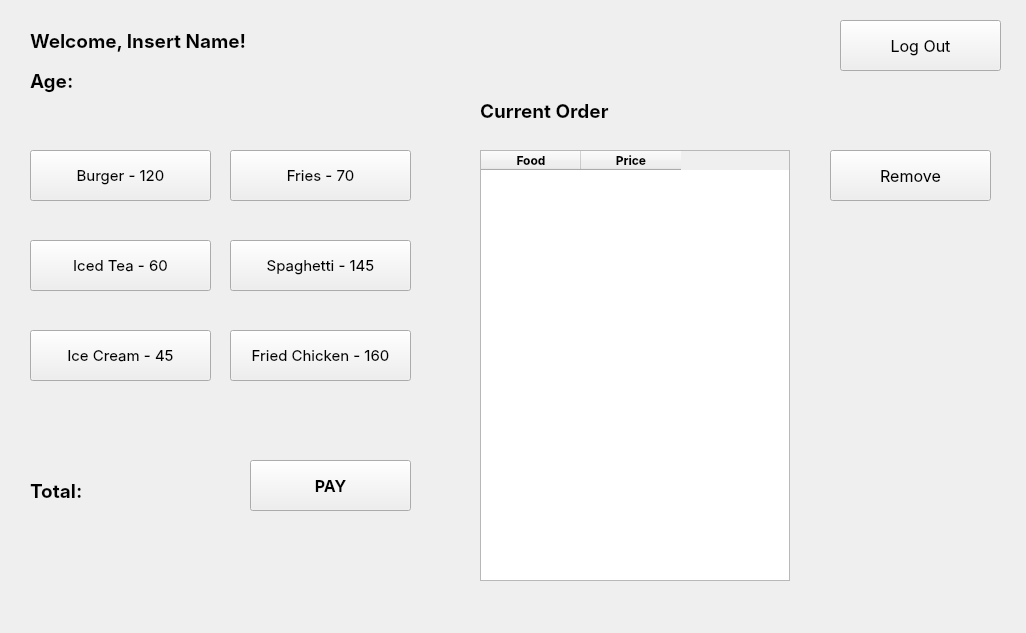
<?xml version="1.0" encoding="UTF-8"?>
<ui version="4.0">
 <class>Form</class>
 <widget class="QWidget" name="Form">
  <property name="geometry">
   <rect>
    <x>0</x>
    <y>0</y>
    <width>1026</width>
    <height>633</height>
   </rect>
  </property>
  <property name="windowTitle">
   <string>Form</string>
  </property>
  <widget class="QLabel" name="welcomePhrase">
   <property name="geometry">
    <rect>
     <x>30</x>
     <y>10</y>
     <width>671</width>
     <height>61</height>
    </rect>
   </property>
   <property name="font">
    <font>
     <family>Inter</family>
     <pointsize>14</pointsize>
     <weight>75</weight>
     <bold>true</bold>
    </font>
   </property>
   <property name="text">
    <string>Welcome, Insert Name!</string>
   </property>
   <property name="alignment">
    <set>Qt::AlignLeading|Qt::AlignLeft|Qt::AlignVCenter</set>
   </property>
  </widget>
  <widget class="QPushButton" name="logoutBtn">
   <property name="geometry">
    <rect>
     <x>840</x>
     <y>20</y>
     <width>161</width>
     <height>51</height>
    </rect>
   </property>
   <property name="font">
    <font>
     <family>Inter</family>
     <pointsize>12</pointsize>
    </font>
   </property>
   <property name="text">
    <string>Log Out</string>
   </property>
  </widget>
  <widget class="QLabel" name="ageShow">
   <property name="geometry">
    <rect>
     <x>30</x>
     <y>50</y>
     <width>291</width>
     <height>61</height>
    </rect>
   </property>
   <property name="font">
    <font>
     <family>Inter</family>
     <pointsize>14</pointsize>
     <weight>75</weight>
     <bold>true</bold>
    </font>
   </property>
   <property name="text">
    <string>Age: </string>
   </property>
   <property name="alignment">
    <set>Qt::AlignLeading|Qt::AlignLeft|Qt::AlignVCenter</set>
   </property>
  </widget>
  <widget class="QTableWidget" name="currentOrders">
   <property name="geometry">
    <rect>
     <x>480</x>
     <y>150</y>
     <width>310</width>
     <height>431</height>
    </rect>
   </property>
   <property name="minimumSize">
    <size>
     <width>252</width>
     <height>0</height>
    </size>
   </property>
   <column>
    <property name="text">
     <string>Food</string>
    </property>
    <property name="font">
     <font>
      <family>Inter</family>
      <weight>75</weight>
      <bold>true</bold>
     </font>
    </property>
   </column>
   <column>
    <property name="text">
     <string>Price</string>
    </property>
    <property name="font">
     <font>
      <family>Inter</family>
      <weight>75</weight>
      <bold>true</bold>
     </font>
    </property>
   </column>
  </widget>
  <widget class="QPushButton" name="burgerBtn">
   <property name="geometry">
    <rect>
     <x>30</x>
     <y>150</y>
     <width>181</width>
     <height>51</height>
    </rect>
   </property>
   <property name="font">
    <font>
     <family>Inter</family>
     <pointsize>11</pointsize>
    </font>
   </property>
   <property name="text">
    <string>Burger - 120</string>
   </property>
  </widget>
  <widget class="QPushButton" name="friesBtn">
   <property name="geometry">
    <rect>
     <x>230</x>
     <y>150</y>
     <width>181</width>
     <height>51</height>
    </rect>
   </property>
   <property name="font">
    <font>
     <family>Inter</family>
     <pointsize>11</pointsize>
    </font>
   </property>
   <property name="text">
    <string>Fries - 70</string>
   </property>
  </widget>
  <widget class="QPushButton" name="spagBtn">
   <property name="geometry">
    <rect>
     <x>230</x>
     <y>240</y>
     <width>181</width>
     <height>51</height>
    </rect>
   </property>
   <property name="font">
    <font>
     <family>Inter</family>
     <pointsize>11</pointsize>
    </font>
   </property>
   <property name="text">
    <string>Spaghetti - 145</string>
   </property>
  </widget>
  <widget class="QPushButton" name="icedTeaBtn">
   <property name="geometry">
    <rect>
     <x>30</x>
     <y>240</y>
     <width>181</width>
     <height>51</height>
    </rect>
   </property>
   <property name="font">
    <font>
     <family>Inter</family>
     <pointsize>11</pointsize>
    </font>
   </property>
   <property name="text">
    <string>Iced Tea - 60</string>
   </property>
  </widget>
  <widget class="QPushButton" name="iceCreamBtn">
   <property name="geometry">
    <rect>
     <x>30</x>
     <y>330</y>
     <width>181</width>
     <height>51</height>
    </rect>
   </property>
   <property name="font">
    <font>
     <family>Inter</family>
     <pointsize>11</pointsize>
    </font>
   </property>
   <property name="text">
    <string>Ice Cream - 45</string>
   </property>
  </widget>
  <widget class="QPushButton" name="chickenBtn">
   <property name="geometry">
    <rect>
     <x>230</x>
     <y>330</y>
     <width>181</width>
     <height>51</height>
    </rect>
   </property>
   <property name="font">
    <font>
     <family>Inter</family>
     <pointsize>11</pointsize>
    </font>
   </property>
   <property name="text">
    <string>Fried Chicken - 160</string>
   </property>
  </widget>
  <widget class="QLabel" name="totalShow">
   <property name="geometry">
    <rect>
     <x>30</x>
     <y>460</y>
     <width>241</width>
     <height>61</height>
    </rect>
   </property>
   <property name="font">
    <font>
     <family>Inter</family>
     <pointsize>14</pointsize>
     <weight>75</weight>
     <bold>true</bold>
    </font>
   </property>
   <property name="text">
    <string>Total:</string>
   </property>
   <property name="alignment">
    <set>Qt::AlignLeading|Qt::AlignLeft|Qt::AlignVCenter</set>
   </property>
  </widget>
  <widget class="QPushButton" name="payBtn">
   <property name="geometry">
    <rect>
     <x>250</x>
     <y>460</y>
     <width>161</width>
     <height>51</height>
    </rect>
   </property>
   <property name="font">
    <font>
     <family>Inter</family>
     <pointsize>12</pointsize>
     <weight>75</weight>
     <bold>true</bold>
    </font>
   </property>
   <property name="text">
    <string>PAY</string>
   </property>
  </widget>
  <widget class="QPushButton" name="removeBtn">
   <property name="geometry">
    <rect>
     <x>830</x>
     <y>150</y>
     <width>161</width>
     <height>51</height>
    </rect>
   </property>
   <property name="font">
    <font>
     <family>Inter</family>
     <pointsize>12</pointsize>
     <weight>50</weight>
     <bold>false</bold>
    </font>
   </property>
   <property name="text">
    <string>Remove</string>
   </property>
  </widget>
  <widget class="QLabel" name="orderLabel">
   <property name="geometry">
    <rect>
     <x>480</x>
     <y>80</y>
     <width>241</width>
     <height>61</height>
    </rect>
   </property>
   <property name="font">
    <font>
     <family>Inter</family>
     <pointsize>14</pointsize>
     <weight>75</weight>
     <bold>true</bold>
    </font>
   </property>
   <property name="text">
    <string>Current Order</string>
   </property>
   <property name="alignment">
    <set>Qt::AlignLeading|Qt::AlignLeft|Qt::AlignVCenter</set>
   </property>
  </widget>
 </widget>
 <resources/>
 <connections/>
</ui>
